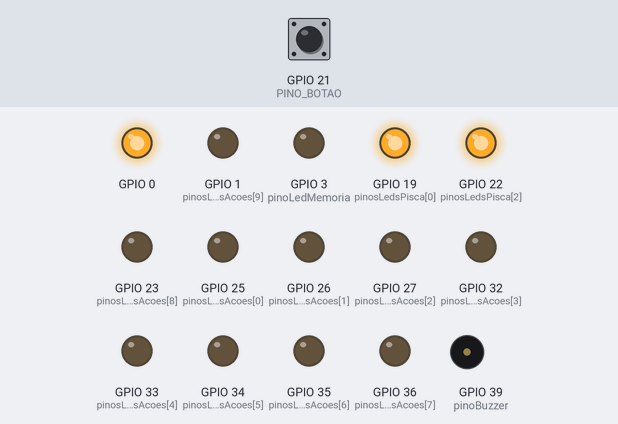
Simulated run of this sketch. Board: ESP32. Shown: output pins drawn as LEDs (lit = HIGH), buzzer (waves = sounding). The inputs (shaded band) are chosen by the test bench; at power-on: GPIO 21 (PINO_BOTAO) HIGH. What the sketch prints to the serial monitor is not drawn.

Above: at 5.4 s.
At 6.9 s:
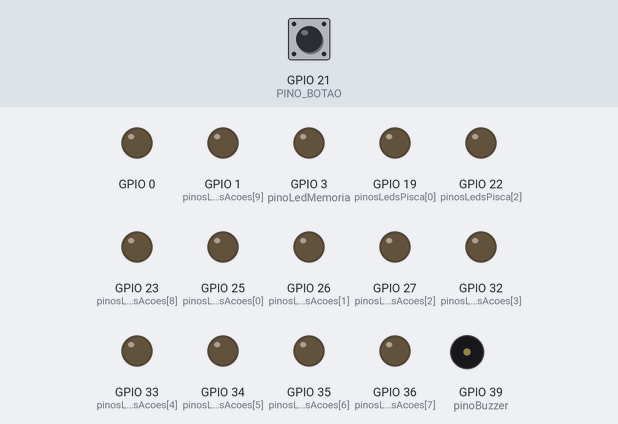
Timing chart, 0 to 8.2 s (numbered marks = the images above):
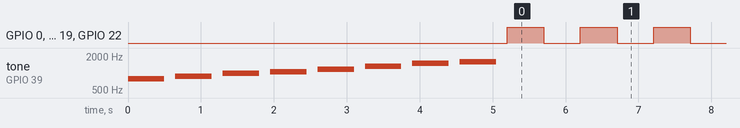

Measured:
- by itself, GPIO 0, GPIO 19 (pinosLedsPisca[0]), GPIO 22 (pinosLedsPisca[2]): alternates HIGH for 0.50 s and LOW for 0.50 s

The sketch:

Programa_DeduratorVcaixa.ino
```cpp
/*
  Projeto: Dedurator SPF
  Descrição: Sistema de controle de botões e LEDs com música em um ESP32 WROOM.

░░░░░░░░░░░░░░░░░░░░░░░░░░░░░░░░░░░░░░░
█▀▀▀▀▀▀▀▀▀▀▀▀▀▀▀▀▀▀▀▀▀▀▀▀▀▀▀▀▀▀▀▀▀▀▀▀▀█
█░██░██░██░██░██░██░██░██░██░░░░░░░░░░█
█░██░██░██░██░██░██░██░██░██░░░░░░░░░░█
█▄▄▄▄▄▄▄▄▄▄▄▄▄▄▄▄▄▄▄▄▄▄▄▄▄▄▄▄▄▄▄▄▄▄▄▄▄█
░░░░░░░░░░░░░░░░░░░░░░░░░░░░░░░░░░░░░░░
░░█░░░░█▀▀▀█░█▀▀█░█▀▀▄░▀█▀░█▄░░█░█▀▀█░░
░░█░░░░█░░░█░█▄▄█░█░░█░░█░░█░█░█░█░▄▄░░
░░█▄▄█░█▄▄▄█░█░░█░█▄▄▀░▄█▄░█░░▀█░█▄▄█░░
░░░░░░░░░░░░░░░░░░░░░░░░░░░░░░░░░░░░░░░
*/

#include <Arduino.h>

// as portas que da pra utilizar tem o numero: 36, 39, 34, 35, 32, 33, 25, 26, 27, 14, 12, 13, 23, 22, 1, 3, 21, 19, 18, 5, 17, 16, 4, 2, 15. Use somente essas portas

// Definições dos pinos
const int pinosBotoes[] = {2, 4, 5, 12, 13, 14, 15, 16, 17, 18}; // Pinos dos botões
const int pinosLedsPisca[] = {19, 21, 22}; // Pinos dos LEDs piscantes (RGB: 3 cores)
const int pinosLedsAcoes[] = {25, 26, 27, 32, 33, 34, 35, 36, 23, 1}; // Pinos dos LEDs para cada botão
const int pinoBuzzer = 39; // Pino do buzzer
const int pinoLedMemoria = 3; // Pino do LED de memória (acende durante a contagem)

// Cores correspondentes aos botões
const char* cores[] = {"Vermelho", "Verde", "Azul", "Amarelo", "Laranja", "Rosa", "Roxo", "Azul Bebê", "Verde Abacate", "Branco"};

// Frequências das músicas inspiradas em Zelda
const int melodia1[] = {659, 659, 523, 659, 784, 392}; // Música 1
const int melodiaInicial[] = {784, 880, 988, 1047, 1175, 1319, 1480, 1568}; // Música de inicialização mais longa

// Frequências da música inspirada no tema do Minecraft
const int melodiaMinecraft[] = {392, 392, 440, 392, 349, 329}; // Música inspirada no tema do Minecraft

const int duracaoNota = 500; // Duração das notas

// Variáveis para verificação de botão
const int PINO_BOTAO = 21; // Pino GPIO21 conectado ao botão
int ultimoEstado = HIGH; // Estado anterior do pino de entrada
int estadoAtual;     // Leitura atual do pino de entrada

void setup() {
  Serial.begin(115200);

  // Inicializa os pinos dos botões como entrada com pullup interno
  for (int i = 0; i < 10; i++) {
    pinMode(pinosBotoes[i], INPUT_PULLUP);
  }

  // Inicializa os pinos dos LEDs como saída
  for (int i = 0; i < 4; i++) {
    pinMode(pinosLedsPisca[i], OUTPUT);
  }

  for (int i = 0; i < 10; i++) {
    pinMode(pinosLedsAcoes[i], OUTPUT);
  }

  pinMode(pinoBuzzer, OUTPUT);
  pinMode(pinoLedMemoria, OUTPUT);

  // Inicializa o pino do botão como entrada com pull-up interno
  pinMode(PINO_BOTAO, INPUT_PULLUP);

  // Toca a música de inicialização mais longa
  tocarMelodia(melodiaInicial, sizeof(melodiaInicial) / sizeof(int));
}

void loop() {
  Serial.println("Início do loop"); // Indica o início do loop

  // Lê o estado atual do botão
  estadoAtual = digitalRead(PINO_BOTAO);

  // Verifica se houve uma transição de estado no botão
  if (ultimoEstado == LOW && estadoAtual == HIGH) {
    // Encontra qual botão foi pressionado
    int botaoPressionado = verificarBotaoPressionado();

    if (botaoPressionado != -1) {
      Serial.print("Botão ");
      Serial.print(botaoPressionado);
      Serial.print(" pressionado - Cor: ");
      Serial.print(cores[botaoPressionado]);
      Serial.print(" - LED: ");
      Serial.println(pinosLedsAcoes[botaoPressionado]);

      // Liga o LED correspondente ao botão pressionado
      digitalWrite(pinosLedsAcoes[botaoPressionado], HIGH);

      // Liga os LEDs piscantes
      for (int i = 0; i < 4; i++) {
        digitalWrite(pinosLedsPisca[i], HIGH);
      }

      // Liga o LED de memória
      digitalWrite(pinoLedMemoria, HIGH);

      // Toca a música inspirada no tema do Minecraft
      tocarMelodia(melodiaMinecraft, sizeof(melodiaMinecraft) / sizeof(int));

      // Contagem de 10 segundos e impressão no monitor serial
      for (int i = 1; i <= 10; i++) {
        Serial.print("Segundo: ");
        Serial.println(i);
        digitalWrite(pinoLedMemoria, !digitalRead(pinoLedMemoria)); // Pisca o LED de memória
        delay(1000); // Espera 1 segundo
      }

      // Desliga o LED correspondente ao botão pressionado
      digitalWrite(pinosLedsAcoes[botaoPressionado], LOW);

      // Desliga os LEDs piscantes e o LED de memória
      for (int i = 0; i < 4; i++) {
        digitalWrite(pinosLedsPisca[i], LOW);
      }
      digitalWrite(pinoLedMemoria, LOW);
    }
  }

  // Atualiza o estado anterior do botão
  ultimoEstado = estadoAtual;

  // Piscar LEDs quando nenhum botão está pressionado
  piscarLeds();

  Serial.println("Fim do loop"); // Indica o fim do loop
}

// Função para verificar qual botão foi pressionado
int verificarBotaoPressionado() {
  for (int i = 0; i < 10; i++) {
    if (digitalRead(pinosBotoes[i]) == LOW) {
      return i;
    }
  }
  return -1;
}

// Função para piscar os LEDs
void piscarLeds() {
  static unsigned long ultimaHoraPisca = 0;
  static bool estadoLed = LOW;

  if (millis() - ultimaHoraPisca > 500) {
    ultimaHoraPisca = millis();
    estadoLed = !estadoLed;
    for (int i = 0; i < 4; i++) {
      digitalWrite(pinosLedsPisca[i], estadoLed);
    }
  }
}

// Função para tocar uma melodia
void tocarMelodia(const int *melodia, int tamanho) {
  for (int i = 0; i < tamanho; i++) {
    tone(pinoBuzzer, melodia[i], duracaoNota);
    delay(duracaoNota * 1.30);
    noTone(pinoBuzzer);
  }
}

// Copyright (c) 2024, Vinicius Kum
```
